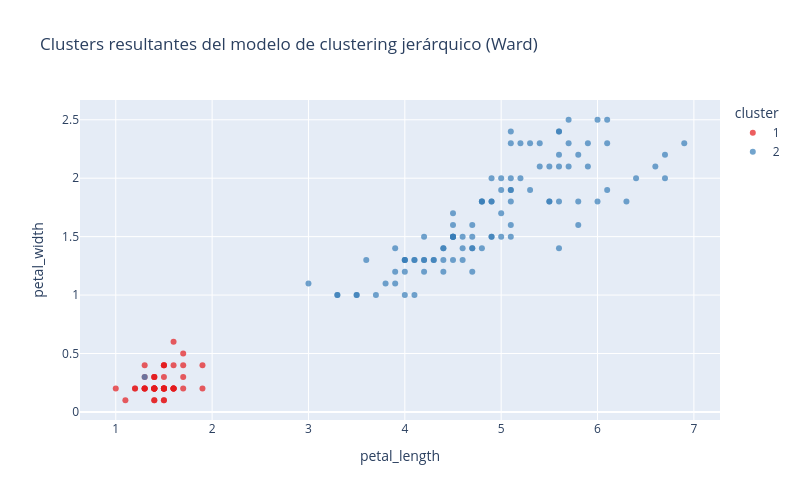

Write notebook code for a chart like this one.
### Code cell
# Visualizamos los clusters obtenidos por el modelo de clustering jerárquico
df_test = X_iris.copy()
df_test['cluster'] = labels

visualizar_clusters_plotly(
    df=df_test,
    columna_x='petal_length',
    columna_y='petal_width',
    columna_cluster='cluster',
    etiqueta_x='Longitud del pétalo (cm)',
    etiqueta_y='Anchura del pétalo (cm)',
    titulo='Clusters resultantes del modelo de clustering jerárquico (Ward)',
)

### Figure 1 — Plotly figure (JSON) as saved in the notebook; plotly's stock layout.template omitted (floating-point values rounded to 4 significant figures)
{"data": [{"hovertemplate": "cluster=1<br>petal_length=%{x}<br>petal_width=%{y}<extra></extra>", "legendgroup": "1", "marker": {"color": "rgb(228,26,28)", "opacity": 0.7, "symbol": "circle"}, "mode": "markers", "name": "1", "orientation": "v", "showlegend": true, "type": "scatter", "x": [1.4, 1.4, 1.3, 1.5, 1.4, 1.7, 1.4, 1.5, 1.4, 1.5, 1.5, 1.6, 1.4, 1.1, 1.2, 1.5, 1.3, 1.4, 1.7, 1.5, 1.7, 1.5, 1.0, 1.7, 1.9, 1.6, 1.6, 1.5, 1.4, 1.6, 1.6, 1.5, 1.5, 1.4, 1.5, 1.2, 1.3, 1.4, 1.3, 1.5, 1.3, 1.3, 1.6, 1.9, 1.4, 1.6, 1.4, 1.5, 1.4], "xaxis": "x", "y": [0.2, 0.2, 0.2, 0.2, 0.2, 0.4, 0.3, 0.2, 0.2, 0.1, 0.2, 0.2, 0.1, 0.1, 0.2, 0.4, 0.4, 0.3, 0.3, 0.3, 0.2, 0.4, 0.2, 0.5, 0.2, 0.2, 0.4, 0.2, 0.2, 0.2, 0.2, 0.4, 0.1, 0.2, 0.2, 0.2, 0.2, 0.1, 0.2, 0.2, 0.3, 0.2, 0.6, 0.4, 0.3, 0.2, 0.2, 0.2, 0.2], "yaxis": "y"}, {"hovertemplate": "cluster=2<br>petal_length=%{x}<br>petal_width=%{y}<extra></extra>", "legendgroup": "2", "marker": {"color": "rgb(55,126,184)", "opacity": 0.7, "symbol": "circle"}, "mode": "markers", "name": "2", "orientation": "v", "showlegend": true, "type": "scatter", "x": [1.3, 4.7, 4.5, 4.9, 4.0, 4.6, 4.5, 4.7, 3.3, 4.6, 3.9, 3.5, 4.2, 4.0, 4.7, 3.6, 4.4, 4.5, 4.1, 4.5, 3.9, 4.8, 4.0, 4.9, 4.7, 4.3, 4.4, 4.8, 5.0, 4.5, 3.5, 3.8, 3.7, 3.9, 5.1, 4.5, 4.5, 4.7, 4.4, 4.1, 4.0, 4.4, 4.6, 4.0, 3.3, 4.2, 4.2, 4.2, 4.3, 3.0, 4.1, 6.0, 5.1, 5.9, 5.6, 5.8, 6.6, 4.5, 6.3, 5.8, 6.1, 5.1, 5.3, 5.5, 5.0, 5.1, 5.3, 5.5, 6.7, 6.9, 5.0, 5.7, 4.9, 6.7, 4.9, 5.7, 6.0, 4.8, 4.9, 5.6, 5.8, 6.1, 6.4, 5.6, 5.1, 5.6, 6.1, 5.6, 5.5, 4.8, 5.4, 5.6, 5.1, 5.1, 5.9, 5.7, 5.2, 5.0, 5.2, 5.4, 5.1], "xaxis": "x", "y": [0.3, 1.4, 1.5, 1.5, 1.3, 1.5, 1.3, 1.6, 1.0, 1.3, 1.4, 1.0, 1.5, 1.0, 1.4, 1.3, 1.4, 1.5, 1.0, 1.5, 1.1, 1.8, 1.3, 1.5, 1.2, 1.3, 1.4, 1.4, 1.7, 1.5, 1.0, 1.1, 1.0, 1.2, 1.6, 1.5, 1.6, 1.5, 1.3, 1.3, 1.3, 1.2, 1.4, 1.2, 1.0, 1.3, 1.2, 1.3, 1.3, 1.1, 1.3, 2.5, 1.9, 2.1, 1.8, 2.2, 2.1, 1.7, 1.8, 1.8, 2.5, 2.0, 1.9, 2.1, 2.0, 2.4, 2.3, 1.8, 2.2, 2.3, 1.5, 2.3, 2.0, 2.0, 1.8, 2.1, 1.8, 1.8, 1.8, 2.1, 1.6, 1.9, 2.0, 2.2, 1.5, 1.4, 2.3, 2.4, 1.8, 1.8, 2.1, 2.4, 2.3, 1.9, 2.3, 2.5, 2.3, 1.9, 2.0, 2.3, 1.8], "yaxis": "y"}], "layout": {"coloraxis": {"colorbar": {"title": {"text": "Cluster"}}}, "height": 500, "legend": {"title": {"text": "cluster"}, "tracegroupgap": 0}, "title": {"text": "Clusters resultantes del modelo de clustering jerárquico (Ward)"}, "width": 800, "xaxis": {"anchor": "y", "domain": [0, 1], "title": {"text": "petal_length"}}, "yaxis": {"anchor": "x", "domain": [0, 1], "title": {"text": "petal_width"}}}}
